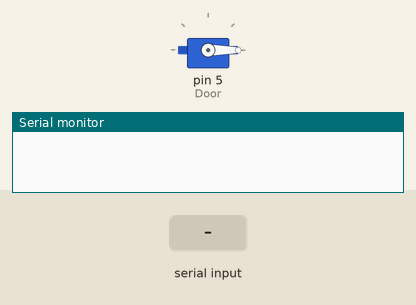
Recording of a sketch running on a simulated Arduino Uno, built with avr-gcc and run on an emulated ATmega328P. On the bench: servo, the last lines printed to the serial monitor. The test bench sets the inputs (shaded band).

Above: at 1.2 s.
1.3 s: "90,45\n" received over Serial
At 2.0 s:
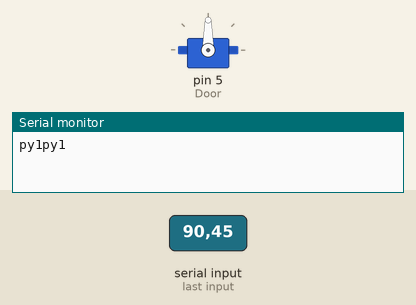
Timing chart, 0 to 4.3 s (numbered marks = the images above; inputs shaded):
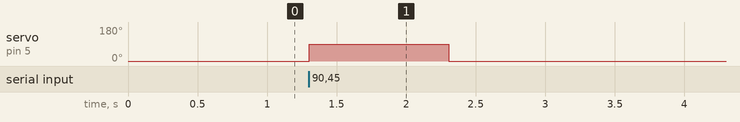

Measured:
- after the input at 1.3 s, servo on pin 5 (Door): 0° → 90° at once, → 0° 1.0 s later

The sketch:

Door.ino
```cpp
#include<Servo.h>

Servo Door;

void setup() {
  // put your setup code here, to run once:
Serial.begin(9600);
  Door.attach(5); //Attach Vertical Servo to Pin 5
  Door.write(0);
}

void loop() {
  // put your main code here, to run repeatedly:
if(Serial.available() > 0) {
       char data = Serial.parseInt();
        Serial.print("py");
    if (data == 0){
     Serial.print("0");
      Door.write (0);
    }
    else{
    //if (data == 1) {
       Serial.print("1");
      Door.write (90);
    }
}
}
```
